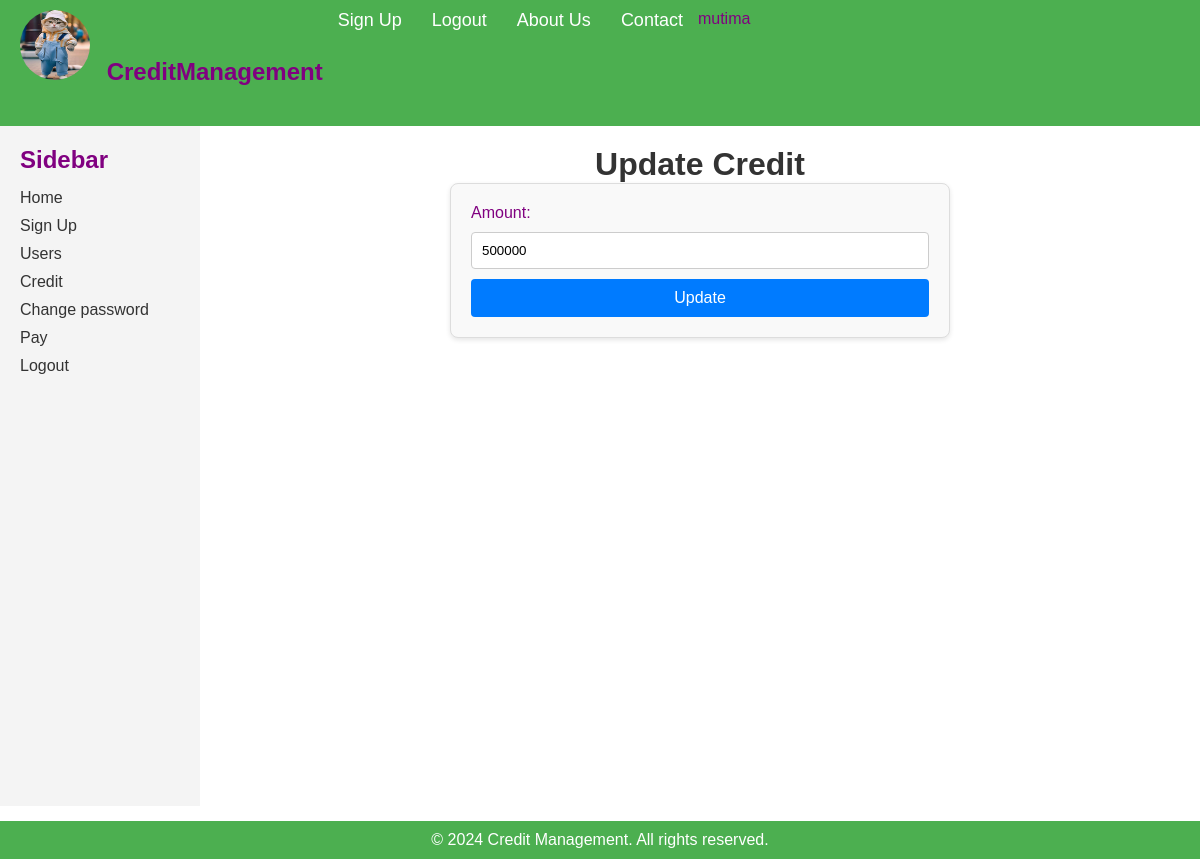
The app's page /credit_update/1 (signed in) with its own data.
### authentication/models.py (models this page shows)
class CustomUser(AbstractUser):
    class Gender(models.TextChoices):
        MALE = 'MALE', 'Male'
        FEMALE = 'FEMALE', 'Female'
    class Civility(models.TextChoices):
        MARRIED = 'MARRIED', 'Married'  # Fixed spelling
        UNMARRIED = 'UNMARRIED', 'Unmarried'  # Fixed spelling
    PROVINCES = [
        ('Kayanza', 'Kayanza'),
        ('Mwaro', 'Mwaro'),
        ('Bururi', 'Bururi'),
        ('Bujumbura-Mairie', 'Bujumbura-Mairie'),
        ('Bujumbura-Rurale', 'Bujumbura-Rurale'),
        ('Gitega', 'Gitega'),
        ('Rutana', 'Rutana'),
        ('Ngozi', 'Ngozi'),
        ('Cibitoke', 'Cibitoke'),
        ('Muyinga', 'Muyinga'),
        ('Kirundo', 'Kirundo'),
        ('Rumonge', 'Rumonge'),
        ('Makamba', 'Makamba'),
        ('Karusi', 'Karusi'),
        ('Ruyigi', 'Ruyigi'),
        ('Bubanza', 'Bubanza'),
    ]
    gender = models.CharField(
        max_length=10,
        verbose_name='Gender',
        choices=Gender.choices  # Use .choices here
    )
    civility = models.CharField(
        max_length=30,
        verbose_name='Civility',
        choices=Civility.choices  # Use .choices here
    )
    province = models.CharField(
        max_length=30,
        verbose_name='Province',
        choices=PROVINCES
    )
    birth_year = models.PositiveIntegerField(
        verbose_name='Birth Year',
        choices=[(year, year) for year in range(1900, datetime.now().year + 1)],
        default=datetime.now().year
    )
    profile_photo = models.ImageField(verbose_name='Profile Photo')  # Specify upload_to
    def __str__(self):
        return self.username

### credit/models.py (models this page shows, shortened)
class CreditModel(models.Model):
	customer=models.ForeignKey(CustomUser, on_delete=models.CASCADE,verbose_name='CustomUser')
	amount=models.PositiveIntegerField(verbose_name='Amount')
	date_created = models.DateTimeField(auto_now_add=True)
	approved=models.BooleanField(default=False)
	payed=models.BooleanField(default=False)

### credit/views.py (the view)
# urls.py: path('credit_update/<int:credit_id>',CreditUpdateView.as_view(),name='credit_update'),
class CreditUpdateView(LoginRequiredMixin,UpdateView):
	model=CreditModel
	template_name='credit/credit_update.html'
	form_class=CreditForm
	success_url=reverse_lazy('credit_list')
	def get_object(self,queryset=None):
		return get_object_or_404(CreditModel,id=self.kwargs['credit_id'])

### credit/forms.py
class CreditForm(forms.ModelForm):
	class Meta:
		model=CreditModel
		fields=['amount']

### credit/templates/credit/credit_update.html (shortened to what this page needs)
{% extends "base.html" %}
{% block content %}
<h1>Update Credit</h1>
	<form method="POST">
		{{ form.as_p }}
		<button type="submit">Update</button>
	</form>
{% endblock content %}

### templates/base.html (shortened to what this page needs)
{% load static %}
<!DOCTYPE html>
<html lang="en">
<head>
    <link rel="stylesheet" href="{% static 'style.css' %}">
</head>
<body>
    <nav class="navbar">
        <div class="container">
            <div class="logo">
            <img  src={{ user.profile_photo.url }}>
            CreditManagement</div>
            <ul class="nav-links">
                <li><a href="{% url 'signup' %}">Sign Up</a></li>
                <li><a href="#">Logout</a></li>
                <li><a href="#about">About Us</a></li>
                <li><a href="#contact">Contact</a></li>
            </ul>
            <div class="user"><p>{{ user }}</p></div>
        </div>
    </nav>
    <div class="container">
        <aside class="sidebar">
            <h2>Sidebar</h2>
            <ul>
                <li><a href="{% url 'credit_home' %}">Home</a></li>
                <li><a href="{% url 'signup' %}">Sign Up</a></li>
                <li><a href="{% url 'user_list' %}">Users</a></li>
                <li><a href="{% url 'credit_create' %}">Credit</a></li>
                <li><a href="{% url 'change_password' %}">Change password</a></li>
                <li><a href="{% url 'logout' %}">Pay</a></li>
                <li><a href="{% url 'logout' %}">Logout</a></li>
            </ul>
        </aside>
        <main class="main-content">
            {% block content %}
            {% endblock content %}
        </main>
    </div>
    <footer class="footer">
        <p>&copy; 2024 Credit Management. All rights reserved.</p>
    </footer>
</body>
</html>

### static/style.css (style rules this page uses)
* { margin: 0; padding: 0; box-sizing: border-box; }
body { font-family: 'Arial', sans-serif; }
.navbar { background-color: #4CAF50; color: white; padding: 10px 20px; }
.container { display: flex; }
.logo { font-size: 24px; font-weight: bold; }
.logo img { width: 70px; height: 70px; border-radius: 50%; margin-right: 10px; }
.nav-links { list-style: none; display: flex; }
.nav-links li { margin: 0 15px; }
.nav-links a { color: white; text-decoration: none; font-size: 18px; transition: color 0.3s; }
.sidebar { width: 200px; height: 85vh; background-color: #f4f4f4; padding: 20px; }
.sidebar h2 { margin-bottom: 15px; }
.sidebar ul { list-style: none; }
.sidebar ul li { margin: 10px 0; }
.sidebar ul li a { text-decoration: none; color: #333; }
.main-content { flex: 1; padding: 20px; }
.footer { background-color: #4CAF50; color: white; text-align: center; padding: 10px 0; }
form { max-width: 500px; margin: 0 auto; padding: 20px; border: 1px solid #ddd; border-radius: 8px; background-color: #f9f9f9; box-shadow: 0 2px 5px rgba(0, 0, 0, 0.1); }
h1 { text-align: center; color: #333; }
div { color: purple; margin-bottom: 15px; }
input[type="text"], input[type="number"], input[type="email"], input[type="password"], select { width: 100%; padding: 10px; margin: 10px 0; border: 1px solid #ccc; border-radius: 4px; box-sizing: border-box; }
button { background-color: #007bff; color: white; padding: 10px 15px; border: none; border-radius: 4px; cursor: pointer; font-size: 16px; width: 100%; transition: background-color 0.3s; }

### records on screen
CustomUser: profile_photo (picture), username "mutima"
CreditModel: amount "500000"
